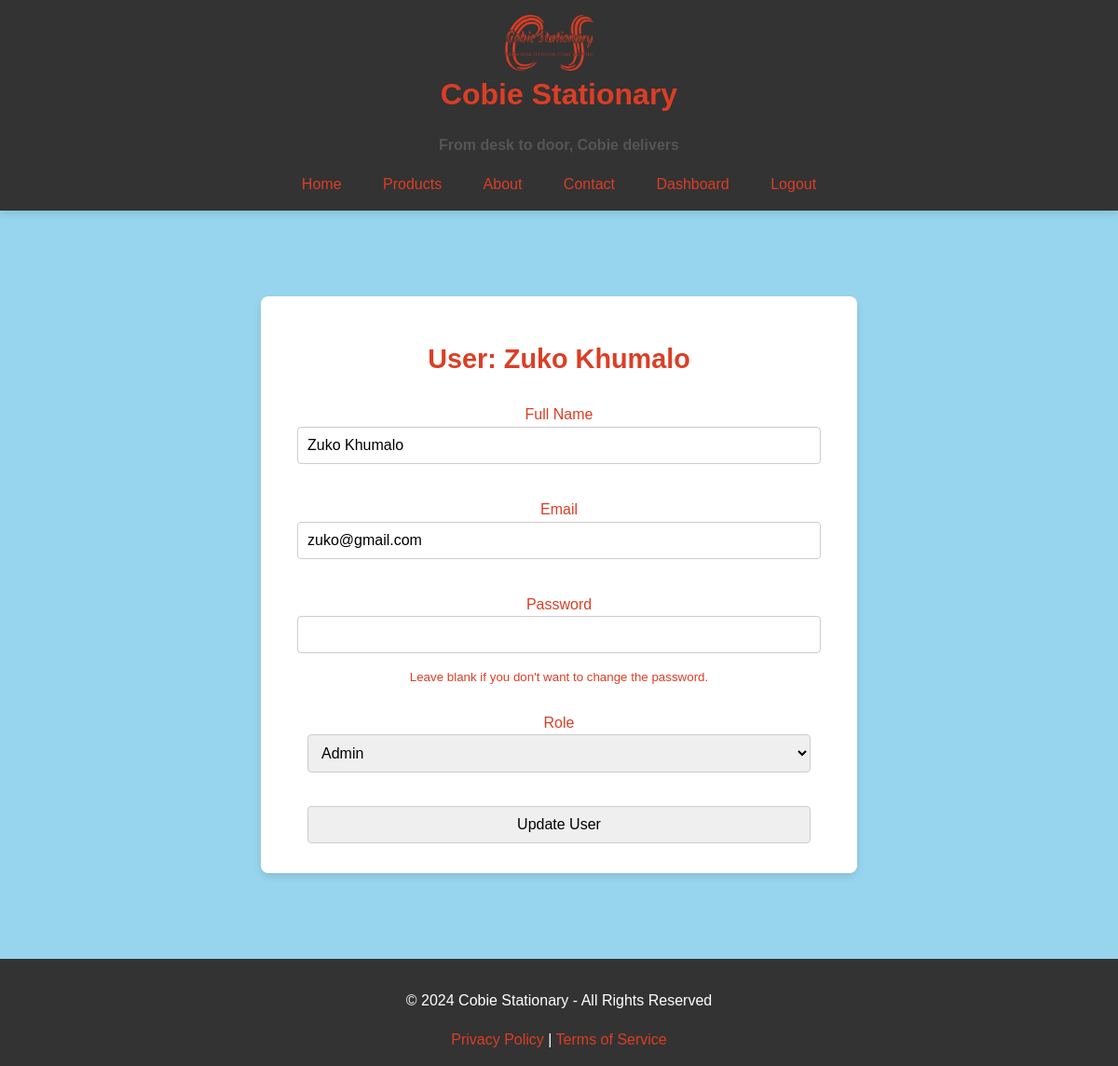
Screenshot of /reg/update/user/2 (signed in) with the database file from the repository.
### app/models.py (models this page shows, shortened)
class User(db.Model,UserMixin):
    __tablename__ = 'users'
    user_id = db.Column(db.Integer, primary_key=True, autoincrement=True)
    full_name = db.Column(db.String(255), nullable=True)
    email = db.Column(db.String(255), nullable=True)
    password_hash = db.Column(db.String(255), nullable=False)
    role = db.Column(db.Enum('Admin', 'Salesperson'), default='Salesperson')
    sales = db.relationship('Sale', backref='user', lazy=True)

### app/reg/routes.py (the view, shortened to what this page needs)
@reg_bp.route('/update/user/<int:user_id>', methods=['GET', 'POST'])
@login_required  # Ensure the user is logged in to perform this action
def update_user(user_id):
    user = User.query.get_or_404(user_id)  # Fetch the user by ID
    form = UpdateUserForm(obj=user)  # Prepopulate form with user data
    return render_template('update_user.html', form=form, user=user)

### app/reg/forms.py
class UpdateUserForm(FlaskForm):
    full_name = StringField('Full Name', validators=[Optional(), Length(max=255)])
    email = StringField('Email', validators=[Optional(), Email(), Length(max=255)])
    password = PasswordField('Password', validators=[Optional(), Length(min=6)])
    role = SelectField('Role', choices=[('Admin', 'Admin'), ('Salesperson', 'Salesperson')], default='Salesperson')
    submit = SubmitField('Update User')

### app/__init__.py (called while the page is built)
def create_app():
    app = Flask(__name__)
    app.config.from_object(Config)
    app.config['REMEMBER_COOKIE_DURATION'] = timedelta(minutes=1)
    db.init_app(app)
    login_manager.init_app(app)
    login_manager.login_view = 'auth.login'
    @login_manager.user_loader
    def load_user(user_id):
        return User.query.get(int(user_id))
    with app.app_context():
        db.create_all()  # Creates tables if they don't exist
    from app.base import base_bp
    app.register_blueprint(base_bp, url_prefix='')
    from app.reg import reg_bp
    app.register_blueprint(reg_bp, url_prefix='/reg')
    from app.auth import auth_bp
    app.register_blueprint(auth_bp, url_prefix='/auth')
    return app

### app/reg/templates/update_user.html (shortened to what this page needs)
{% extends 'base.html' %}
{% block head %}
<link rel="stylesheet" href="{{ url_for('static', filename='css/forms.css') }}">
{% endblock %}
{% block content %}
<div class="form-container">
    <h2>User: {{ user.full_name }}</h2>
    <form method="POST" action="">
        <div class="form-group">
            {{ form.full_name.label }}<br>
            {{ form.full_name(class="form-control") }}
        </div>
        <div class="form-group">
            {{ form.email.label }}<br>
            {{ form.email(class="form-control") }}
        </div>
        <div class="form-group">
            {{ form.password.label }}<br>
            {{ form.password(class="form-control") }}<br>
            <small>Leave blank if you don't want to change the password.</small>
        </div>
        <div class="form-group">
            {{ form.role.label }}<br>
            {{ form.role(class="form-control") }}
        </div>
        {{ form.submit() }}
    </form>
    </div>
{% endblock %}

### app/static/css/styles.css (style rules this page uses)
body { background-color: #97D5EE; color: #DB3E25; font-family: 'Arial', sans-serif; margin: 0; padding: 0; line-height: 1.6; text-align: center; }

### app/static/css/forms.css (style rules this page uses)
.form-container { max-width: 600px; margin: 40px auto; padding: 20px; background-color: #ffffff; border-radius: 8px; box-shadow: 0px 4px 8px rgba(0, 0, 0, 0.1); font-size: 1rem; }
.form-container h2 { color: #DB3E25; margin-bottom: 1.5rem; font-size: 1.8rem; text-align: center; }
.form-container form div { display: flexbox; flex-direction: column; margin-bottom: 1.5rem; }
.form-container label { color: #DB3E25; font-size: 1rem; margin-bottom: 0.5rem; }
input, select { width: 90%; padding: 0.625rem; margin-bottom: 0.75rem; border: 1px solid #ccc; border-radius: 4px; font-size: 1rem; }

### rows the page displays
User: full_name "Zuko Khumalo", email "zuko@gmail.com", role "Admin"
